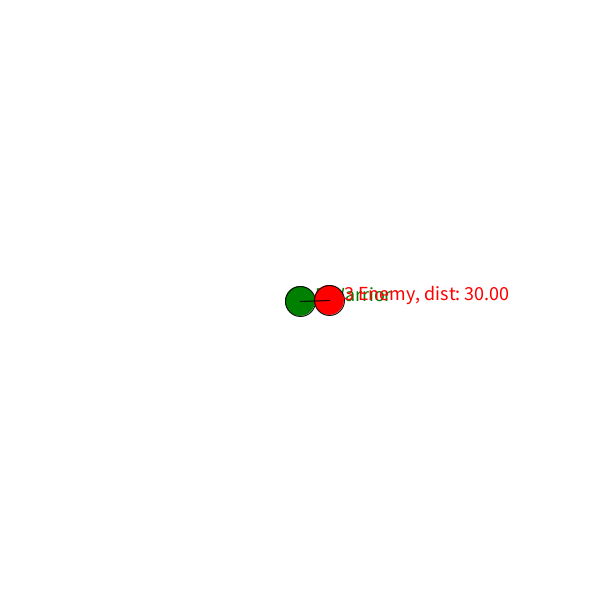
Frame 1 (no input)
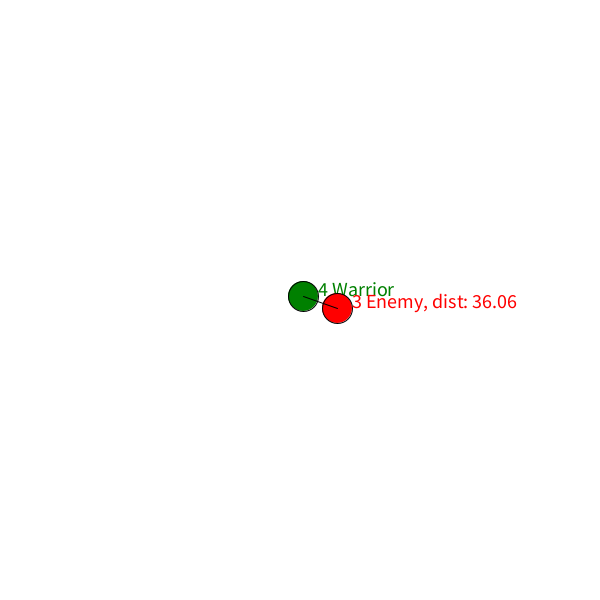
Frame 60 (the mouse pressed at the canvas centre just before this capture)
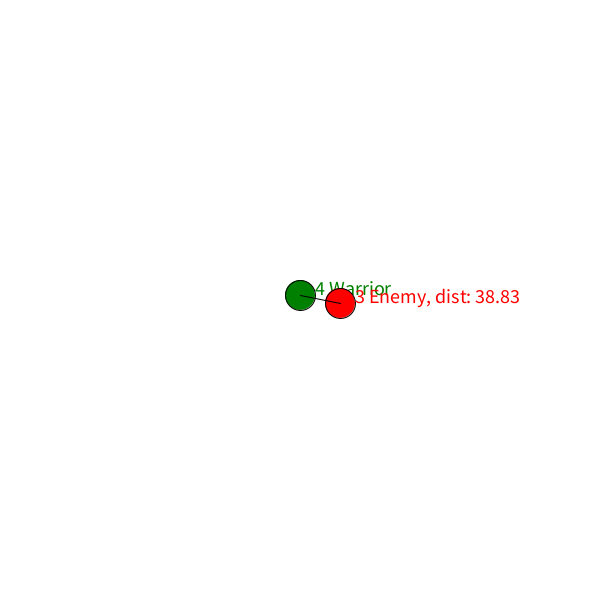
Frame 120 (the mouse held since frame 60 and released just before this capture)

The Processing sketch that drew these frames (run headless with seeded random() and noise(); from frame 60 on, the mouse is pressed at the canvas centre):

// Processing sketch: Repte2_part5
// ── Repte2_part5.pde

//Mida de la nostra finestra.

int width = 600;
int height = 600;

//Instanciem els nostres jugadors

  Character warrior = new Character();
  Character enemy = new Character();
  


 
  float d; //Variable que ens diu a quanta distància estan els nostres jugadors, un de l'altre.
  
  float coll; // //Variable per obtenir el nombre que ens dirà si els nostres jugadors han col·lisionat o no.
  



void setup()
{
  
 surface.setSize(width,height);
 
 //Posició dels nostres jugadors
 
 warrior.position(width, height);
 
 enemy.position(width+60, height);
 

 





 
}


void draw()
{
  //Obtenim de forma regular a quina distància estan els nostres jugadors
  
  d = dist(enemy.x,enemy.y,warrior.x,warrior.y);
  
  //Color de fons de la nostra finestra
  
  background(255);
  
  //En el cas que la vida de nostre Warrior sigui menor que 0 el farem desaparèixer de la pantalla
  
  if(warrior.lifeWarrior >0)
  {
     
  warrior.walk();
  warrior.displayWarrior("");
  } 
 
 //Si la vida de l'Enemy és 0, llavor el text del Warrior canviarà a WIN.
 
 if(enemy.lifeEnemy==0)
 {
   
    warrior.displayWarrior("WIN");
 
   
 }
 
  //Si la vida del Warrior és 0, llavor el text del Enemy canviarà a WIN.
 
  if(warrior.lifeWarrior<1)
 {
   
    enemy.displayEnemy("WIN");
  
   
 }
 


   //En el cas que la vida de nostre Enemey sigui menor que 0 el farem desaparèixer de la pantalla
    
  if(enemy.lifeEnemy >0)
  {
  enemy.walk();
  enemy.displayEnemy("");

  }
  
  //Si algun del dos jugador "moren" deixarem de dibuixar la línia que els uneix.
  
  if(enemy.lifeEnemy > 0 && warrior.lifeWarrior > 0)
  {
    line(warrior.x, warrior.y, enemy.x, enemy.y);
    
    
  }  else
  {
    
    
    
  }
  
 
  


//Si l'Enemy col·lideix amb el Warrior li restem una vida i fem que la posició del dos jugadors es renici.

coll = sqrt( (warrior.x - enemy.x)*(warrior.x - enemy.x) + (warrior.y - enemy.y)*(warrior.y - enemy.y));

if ( coll < 30 ) {
  
 
  warrior.lifeWarrior--;
  
  warrior.position(width, height);
 
 enemy.position(width+60, height);
  
}

//Si la distancia entre els dos jugadors, és major o igual a 100, restem una vida a l'Enemy i reiniciem la posició dels dos jugadors.

if(d>=100)
{
  
  enemy.lifeEnemy--;
  
   warrior.position(width, height);
 
 enemy.position(width+60, height);
  
}
 

  

  
}

// ── Character.pde
//Classe Character que s'estén de la classe Walker per tal d'implantar el seu moviment

class Character extends Walker
{
  
  //Vides dels jugadors
  
  private int lifeWarrior = 5;
  private int lifeEnemy = 3;
  
  //Radi de cada jugador
  
  int rdWarrior = 30;
  int rdEnemy = 30;
  
  //Booleans que utilitzarem per a controlar el text dels jugadors.
  
  boolean boolEnemy = true;
  boolean boolWarrior = true;
  
  //Constructor
  
  Character()
  {
   
    super();
    
  }
  
  //Mètode que indica la posició dels nostres jugadors
  
   void position(int posX, int posY)
    {
      
       x = posX/2;
       y = posY/2;
      
    }
    
    //Mètode que dibuixa en l''escena el jugador Warrior
    
    void displayWarrior(String result)
    {
      fill(0,128,0);    
      circle(x, y, rdWarrior);
      textSize(20); 
      
       if(result.length()>1)
      {
        text(lifeWarrior +" "+result, x+15, y); 
        boolWarrior = false;
        
      
      
      } 
      
      
      if(boolWarrior==true) 
      {
        
        text(lifeWarrior +" Warrior ", x+15, y); 
        
      }
       
      
    }
    
    
   //Mètode que dibuixa en l''escena el jugador Enemy
    
    void displayEnemy(String result2)
    {
      
      fill(255,0,0);     
      circle(x, y, rdEnemy);
      textSize(20); 
      
      if(result2.length()>1)
      {
        text(lifeEnemy +" " +result2 +" dist: "+nfc(d,2), x+15, y); 
        boolEnemy = false;
        
      
      
      } 
      
      
      if(boolEnemy==true) 
      {
        
        text(lifeEnemy +" Enemy, dist: "+nfc(d,2), x+15, y); 
        
      }
      
      
    }
    
    
 
   
  
  
}

// ── Walker.pde
//Classe Walker que utilitzarem per al moviment dels nostres elements

class Walker
{
 
    int x;
    int y;
    
    
    Walker(){
      
    }
    
    Walker(int width, int height)
    {
        
      x = width/2;
      y = height/2;
       
      
    }
    
   
    
    
    
    void walk()
    {
      
       int choice = int(random(4));
       
       if(choice == 0)
        {
         
          x++;
          
        } else if (choice == 1)
        {
          
          x--;
          
        }else if (choice == 2)
        {
          
          y++;
          
        } else {
          
         y--;
          
        }
      
    }
    
      void display()
      {
        
         stroke(0);
         point(x,y);
         
        
      }
    
    
    
  
}
